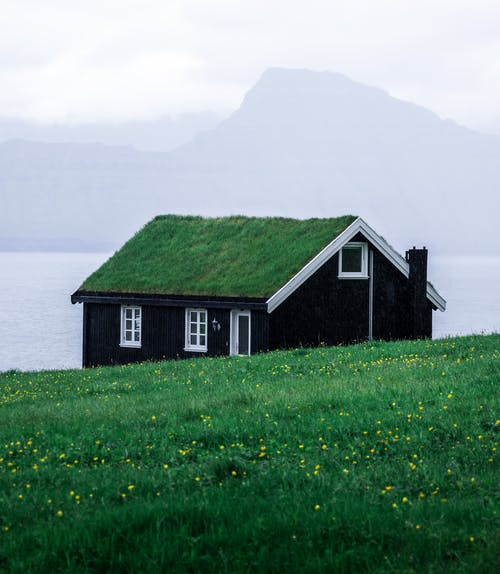
#> input picture image11.jpg, 500 x 574 px
$ jupyter execute 06_edge_line_corner_window_detection.ipynb
#> lines starting #> are read from the running program, lines starting #| are printed output that depends on the picture; after the words box and inside, x2 and y2 are one past the last pixel; in counts of white or black regions, pixels touching at a corner belong together
# Edge, Line, Corner and Window Detection

## Project Overview

This notebook applies classical computer vision techniques to analyze `image11.jpg`. The workflow focuses on edge detection, roof-angle estimation, corner detection, and window localization.

The analysis includes four main steps:

1. Detecting the main edges of the image.
2. Estimating the angle of the diagonal roof edges with respect to the horizontal axis.
3. Detecting the main structural corners of the image.
4. Localizing the windows using the detected corner points.

## Processing Pipeline

The implemented workflow is based on the following steps:

- grayscale conversion,
- Gaussian smoothing,
- Canny edge detection,
- probabilistic Hough line transform,
- Harris corner detection,
- non-maximum suppression,
- region-of-interest filtering,
- corner-based window localization.

## a. Detection of the Main Edges

The first task is to detect the main edges of the image. Edges correspond to locations where the image intensity changes rapidly. In this image, the most important edges are expected to appear around the roof, the house boundary, the windows, the door, and the chimney.

The image is first converted to grayscale because edge detection is based mainly on intensity variation rather than color information. The grayscale image can be represented as:

$$
I(x,y)
$$

where $$I(x,y)$$ is the intensity value at pixel position $$(x,y)$$.

Before applying the edge detector, Gaussian smoothing is used in order to reduce noise and avoid detecting irrelevant small texture variations. The Gaussian kernel is defined as:

$$
G(x,y)=\frac{1}{2\pi\sigma^2}e^{-\frac{x^2+y^2}{2\sigma^2}}
$$

The smoothed image is obtained by convolution:

$$
I_s(x,y)=G(x,y)*I(x,y)
$$

where $$*$$ denotes convolution.

After smoothing, the Canny edge detector is applied. Canny detects edges by analyzing the gradient of the image intensity. The horizontal and vertical intensity derivatives are:

$$
G_x=\frac{\partial I_s}{\partial x}
$$

$$
G_y=\frac{\partial I_s}{\partial y}
$$

The gradient magnitude is:

$$
|\nabla I_s|=\sqrt{G_x^2+G_y^2}
$$

and the gradient direction is:

$$
\theta_g=\tan^{-1}\left(\frac{G_y}{G_x}\right)
$$

In practice, the Canny algorithm performs the following steps:

1. Gaussian smoothing to reduce noise.
2. Computation of image gradients.
3. Non-maximum suppression to keep thin edges.
4. Double-thresholding to classify strong and weak edges.
5. Edge tracking by hysteresis to preserve weak edges connected to strong edges.

The output is a binary edge map, where white pixels correspond to detected edge pixels and black pixels correspond to non-edge pixels.

The detected main edges correspond to the visually important structures of the image, mainly:

- the diagonal roof boundaries,
- the lower roof boundary,
- the external contour of the house,
- the window frames,
- the door,
- the chimney.

Therefore, the Canny detector successfully extracts the main structural edges of `image11.jpg`.

---

[cell 1]
import cv2
import numpy as np
import matplotlib.pyplot as plt
from pathlib import Path

IMAGE_PATH = Path(r"image11.jpg")

def load_image(path):
    if not path.exists():
        raise FileNotFoundError(f"Image not found: {path}")

    image_bytes = np.fromfile(str(path), dtype=np.uint8)
    bgr = cv2.imdecode(image_bytes, cv2.IMREAD_COLOR)
#> bgr is the input picture: shape (574, 500, 3); mean B, G, R 137, 146.7, 119.9

    if bgr is None:
        raise ValueError("Image could not be loaded.")

    rgb = cv2.cvtColor(bgr, cv2.COLOR_BGR2RGB)
    gray = cv2.cvtColor(bgr, cv2.COLOR_BGR2GRAY)
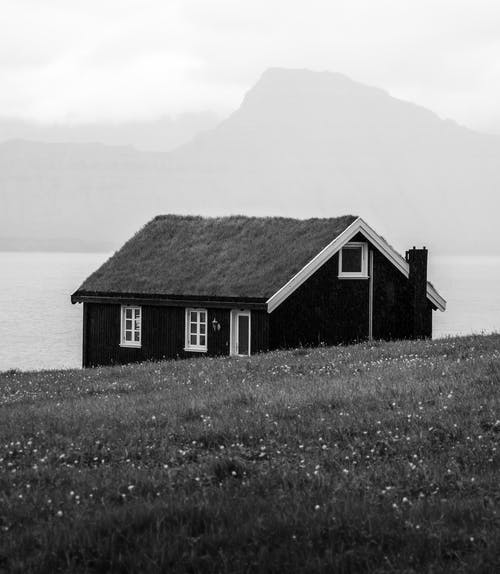
#> gray: shape (574, 500); min 0, max 255, mean 137.6
    return bgr, rgb, gray

bgr, rgb, gray = load_image(IMAGE_PATH)

[cell 2]
# ---------------------------------------------------------
# a. Find the main edges of image11.jpg
# ---------------------------------------------------------

blur = cv2.GaussianBlur(gray, (5, 5), 1.2)

edges = cv2.Canny(
    blur,
    threshold1=50,
    threshold2=150,
    apertureSize=3,
    L2gradient=True
)
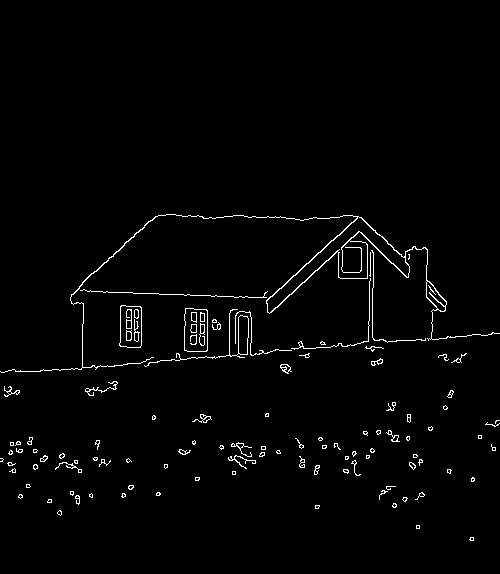
#> edges: shape (574, 500); 1.8% white in thin lines or dots, all inside (x1, y1, x2, y2) = (0, 214, 500, 541)

plt.figure(figsize=(12, 5))

plt.subplot(1, 2, 1)
plt.imshow(rgb)
plt.title("Original image")
plt.axis("off")

plt.subplot(1, 2, 2)
plt.imshow(edges, cmap="gray")
plt.title("Main edges using Canny")
plt.axis("off")

plt.tight_layout()
plt.show()
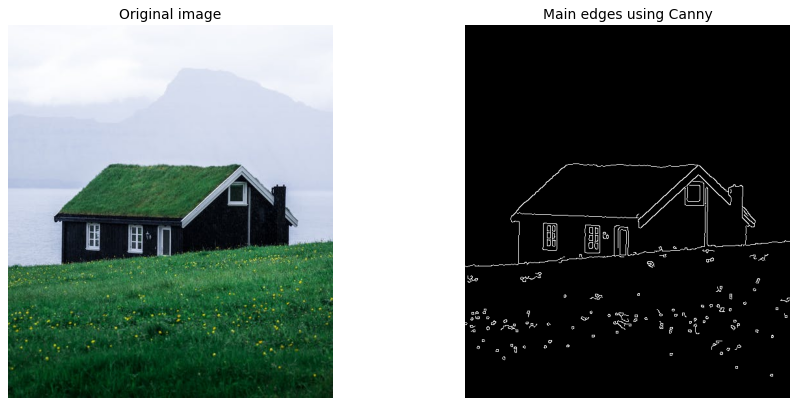
#> figure drawn by matplotlib, 2 panels

## b. Estimation of the Angle of the Diagonal Roof Edges

The second task is to estimate the angle of the diagonal edges of the roof with respect to the horizontal axis of the image.

After detecting edges with the Canny detector, the probabilistic Hough transform is applied only inside a roof region of interest. This is necessary because the image contains other diagonal structures, and using the whole image could lead to false detections.

The selected roof region of interest is defined approximately as:

$$
x \in [40,450]
$$

$$
y \in [150,300]
$$

This region contains the roof and excludes most irrelevant structures from the wall, grass, and background.

The Hough transform detects straight lines from the Canny edge pixels. The standard Hough representation of a line is:

$$
\rho=x\cos\theta+y\sin\theta
$$

where:

- $(x,y)$ is an edge pixel,
- $\rho$ is the perpendicular distance of the line from the origin of the image coordinate system,
- $\theta$ is the angle of the normal vector to the line.

The probabilistic Hough transform, implemented by `cv2.HoughLinesP`, returns line segments directly in the form:

$$
(x_1,y_1)\rightarrow(x_2,y_2)
$$

Therefore, the final roof angle is not taken directly from the Hough parameter $\theta$. Instead, it is computed from the endpoints of each detected line segment.

For each detected line segment, the horizontal and vertical differences are:

$$
\Delta x=x_2-x_1
$$

$$
\Delta y=y_2-y_1
$$

The angle of the line segment with respect to the horizontal axis is then computed as:

$$
\alpha=\operatorname{atan2}(\Delta y,\Delta x)
$$

or equivalently:

$$
\alpha=\operatorname{atan2}(y_2-y_1,x_2-x_1)
$$

The result is converted from radians to degrees:

$$
\alpha_{\text{deg}}=\alpha\cdot\frac{180}{\pi}
$$

Since the direction in which a line segment is returned can change the sign of the angle, the signed angle is normalized to the interval:

$$
[-90^\circ,90^\circ]
$$

The absolute value is then used because the objective is to estimate the roof angle with respect to the horizontal axis, not the orientation direction:

$$
|\alpha|
$$

Only valid roof line segments are kept. The filtering criteria are:

1. the line must be diagonal:

$$
30^\circ \leq |\alpha| \leq 60^\circ
$$

2. the line must be sufficiently long:

$$
L \geq 50
$$

where:

$$
L=\sqrt{(x_2-x_1)^2+(y_2-y_1)^2}
$$

3. the line must lie inside the roof region of interest.

Duplicate or very close parallel detections are removed by keeping only one representative line for line segments with similar angle and similar midpoint.

The valid detected roof lines were:

$$
(267,299)\rightarrow(357,218)
$$

with:

$$
|\alpha_1|=41.99^\circ
$$

$$
(71,294)\rightarrow(150,220)
$$

with:

$$
|\alpha_2|=43.13^\circ
$$

$$
(344,215)\rightarrow(406,277)
$$

with:

$$
|\alpha_3|=45.00^\circ
$$

The final roof angle is estimated as the median of the absolute angles:

$$
\alpha_{\text{roof}}=\operatorname{median}(41.99^\circ,43.13^\circ,45.00^\circ)
$$

Therefore:

$$
\boxed{\alpha_{\text{roof}}=43.13^\circ}
$$

Thus, the diagonal roof edges form an angle of approximately:

$$
\boxed{43^\circ}
$$

with respect to the horizontal axis of the image.

---

[cell 3]
# ---------------------------------------------------------
# b. Estimate the angle of the diagonal roof edges
# Improved version with roof ROI filtering
# ---------------------------------------------------------

import cv2
import numpy as np
import matplotlib.pyplot as plt

# If you have not already computed edges:
blur = cv2.GaussianBlur(gray, (5, 5), 1.2)
edges = cv2.Canny(
    blur,
    threshold1=50,
    threshold2=150,
    apertureSize=3,
    L2gradient=True
)

h, w = gray.shape

# ---------------------------------------------------------
# Roof region of interest
# Adjust slightly if your image size differs.
# These values match the roof area in image11.jpg.
# ---------------------------------------------------------
roof_y_min = 150
roof_y_max = 300
roof_x_min = 40
roof_x_max = 450

roof_edges = np.zeros_like(edges)
roof_edges[roof_y_min:roof_y_max, roof_x_min:roof_x_max] = edges[roof_y_min:roof_y_max, roof_x_min:roof_x_max]
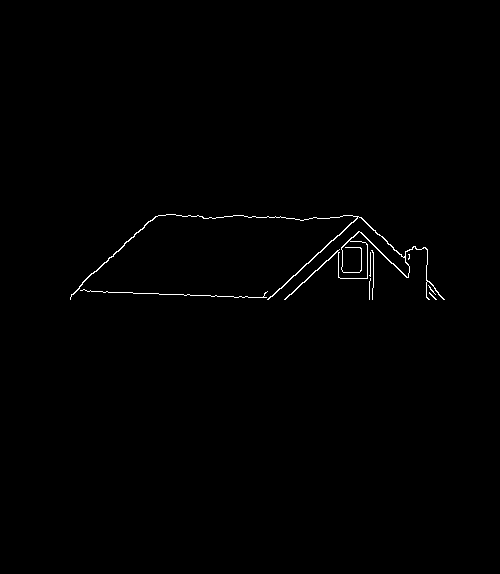
#> roof_edges: shape (574, 500); 0.54% white in thin lines or dots, all inside (x1, y1, x2, y2) = (70, 214, 445, 300)

# ---------------------------------------------------------
# Detect line segments only inside roof ROI
# ---------------------------------------------------------
lines = cv2.HoughLinesP(
    roof_edges,
    rho=1,
    theta=np.pi / 180,
    threshold=35,
    minLineLength=50,
    maxLineGap=10
)
#> lines = [[75, 291, 270, 297], [284, 299, 351, 237], [267, 299, 357, 218], [71, 294, 150, 220], [344, 215, 406, 277], [96, 271, 155, 216], [369, 299, 371, 243]]

angle_image = rgb.copy()

# Draw ROI rectangle
cv2.rectangle(
    angle_image,
    (roof_x_min, roof_y_min),
    (roof_x_max, roof_y_max),
    (0, 255, 0),
    2
)
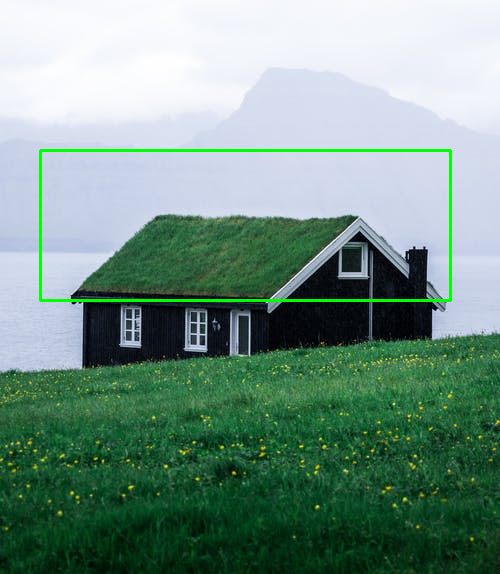
#> angle_image: shape (574, 500, 3); mean R, G, B 118.2, 147.9, 135

roof_lines = []
roof_angles_signed = []
roof_angles_abs = []

if lines is not None:
    for line in lines:
        x1, y1, x2, y2 = line[0]

        dx = x2 - x1
        dy = y2 - y1

        if dx == 0:
            continue

        length = np.sqrt(dx**2 + dy**2)
        angle = np.degrees(np.arctan2(dy, dx))

        # Normalize signed angle to [-90, 90]
        if angle > 90:
            angle -= 180
        elif angle < -90:
            angle += 180

        abs_angle = abs(angle)

        mid_x = (x1 + x2) / 2
        mid_y = (y1 + y2) / 2

        # Strict roof filtering:
        # 1. diagonal only
        # 2. long enough
        # 3. midpoint inside roof ROI
        # 4. endpoints inside roof ROI
        if (
            30 <= abs_angle <= 60 and
            length >= 50 and
            roof_x_min <= mid_x <= roof_x_max and
            roof_y_min <= mid_y <= roof_y_max and
            roof_x_min <= x1 <= roof_x_max and
            roof_x_min <= x2 <= roof_x_max and
            roof_y_min <= y1 <= roof_y_max and
            roof_y_min <= y2 <= roof_y_max
        ):
            roof_lines.append((x1, y1, x2, y2, length, angle))
            roof_angles_signed.append(angle)
            roof_angles_abs.append(abs_angle)
#> this loop made 7 passes
#> (x1, y1, x2, y2, dx, dy, length, angle) on passes 1 to 7: (75, 291, 270, 297, 195, 6, 195.1, 1.76), (284, 299, 351, 237, 67, -62, 91.29, -42.78), (267, 299, 357, 218, 90, -81, 121.1, -41.99), (71, 294, 150, 220, 79, -74, 108.2, -43.13), (344, 215, 406, 277, 62, 62, 87.68, 45), (96, 271, 155, 216, 59, -55, 80.66, -42.99), (369, 299, 371, 243, 2, -56, 56.04, -87.95)
#> after the loop, roof_angles_abs = [42.78, 41.99, 43.13, 45, 42.99]; roof_angles_signed = [-42.78, -41.99, -43.13, 45, -42.99]; roof_lines = [(284, 299, 351, 237, 91.29, -42.78), (267, 299, 357, 218, 121.1, -41.99), (71, 294, 150, 220, 108.2, -43.13), (344, 215, 406, 277, 87.68, 45), (96, 271, 155, 216, 80.66, -42.99)]

# ---------------------------------------------------------
# Optional: remove duplicate / parallel detections
# Keep one representative line per similar angle and position
# ---------------------------------------------------------
filtered_lines = []

for candidate in sorted(roof_lines, key=lambda item: item[4], reverse=True):
    x1, y1, x2, y2, length, angle = candidate
    mx = (x1 + x2) / 2
    my = (y1 + y2) / 2

    duplicate = False

    for kept in filtered_lines:
        kx1, ky1, kx2, ky2, klength, kangle = kept
        kmx = (kx1 + kx2) / 2
        kmy = (ky1 + ky2) / 2

        if abs(angle - kangle) < 5 and np.sqrt((mx - kmx)**2 + (my - kmy)**2) < 35:
            duplicate = True
            break

    if not duplicate:
        filtered_lines.append(candidate)
#> this loop made 5 passes
#> (x1, y1, x2, y2, length, angle, mx, my) on passes 1 to 5: (267, 299, 357, 218, 121.1, -41.99, 312, 258.5), (71, 294, 150, 220, 108.2, -43.13, 110.5, 257), (284, 299, 351, 237, 91.29, -42.78, 317.5, 268), (344, 215, 406, 277, 87.68, 45, 375, 246), (96, 271, 155, 216, 80.66, -42.99, 125.5, 243.5)
#> after the loop, filtered_lines = [(267, 299, 357, 218, 121.1, -41.99), (71, 294, 150, 220, 108.2, -43.13), (344, 215, 406, 277, 87.68, 45)]

filtered_angles = [abs(line[5]) for line in filtered_lines]
#> filtered_angles = [41.99, 43.13, 45]

# ---------------------------------------------------------
# Draw final selected roof lines
# ---------------------------------------------------------
for x1, y1, x2, y2, length, angle in filtered_lines:
    cv2.line(angle_image, (x1, y1), (x2, y2), (255, 0, 0), 3)
#> this loop made 3 passes
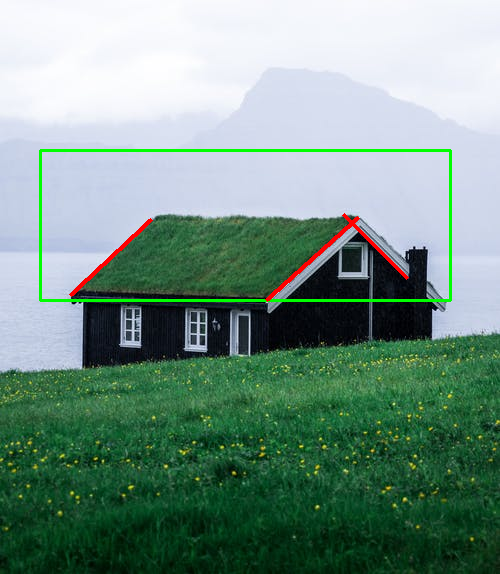
#> angle_image: shape (574, 500, 3); 0.45% of pixels changed, all inside (x1, y1, x2, y2) = (69, 213, 409, 302)

plt.figure(figsize=(9, 6))
plt.imshow(angle_image)
plt.title("Filtered diagonal roof edges")
plt.axis("off")
plt.show()

# ---------------------------------------------------------
# Final angle estimate
# ---------------------------------------------------------
print("Filtered roof lines:")
for i, (x1, y1, x2, y2, length, angle) in enumerate(filtered_lines, start=1):
    print(
        f"Line {i}: "
        f"({x1},{y1}) -> ({x2},{y2}), "
        f"length = {length:.1f}, "
        f"angle = {angle:.2f} degrees, "
        f"|angle| = {abs(angle):.2f} degrees"
    )

if len(filtered_angles) > 0:
    estimated_angle = np.median(filtered_angles)
#> estimated_angle = 43.13
    print(f"\nEstimated roof diagonal angle relative to the horizontal axis: {estimated_angle:.2f} degrees")
#| Estimated roof diagonal angle relative to the horizontal axis: 43.13 degrees
else:
    print("\nNo valid roof diagonal lines detected. Try slightly expanding the ROI or lowering threshold.")

## c. Detection of Corners Using the Harris Corner Detector

The third task is to detect the main corners of the image. Corners are image locations where the intensity changes significantly in two different directions. In this image, important corners appear mainly at the window frames, the door, the roof boundaries, the chimney, and the external boundary of the house.

The Harris corner detector was used for this task. For a small window around each pixel, the Harris method analyzes how the image intensity changes when the window is shifted by a small displacement $$(u,v)$$.

The change in intensity is described by:

$$
E(u,v)=\sum_{x,y}w(x,y)\left[I(x+u,y+v)-I(x,y)\right]^2
$$

Using a first-order Taylor approximation:

$$
I(x+u,y+v)\approx I(x,y)+uI_x+vI_y
$$

where:

$$
I_x=\frac{\partial I}{\partial x}
$$

$$
I_y=\frac{\partial I}{\partial y}
$$

the local intensity change can be written as:

$$
E(u,v)\approx
\begin{bmatrix}
u & v
\end{bmatrix}
M
\begin{bmatrix}
u\\
v
\end{bmatrix}
$$

where $$M$$ is the second-moment matrix:

$$
M=
\begin{bmatrix}
\sum w(x,y)I_x^2 & \sum w(x,y)I_xI_y\\
\sum w(x,y)I_xI_y & \sum w(x,y)I_y^2
\end{bmatrix}
$$

The eigenvalues of $$M$$ describe the local intensity variation in two orthogonal directions. If both eigenvalues are large, then the point is a corner.

The Harris response is computed as:

$$
R=\det(M)-k\left(\operatorname{trace}(M)\right)^2
$$

where:

$$
\det(M)=\lambda_1\lambda_2
$$

and:

$$
\operatorname{trace}(M)=\lambda_1+\lambda_2
$$

Therefore:

$$
R=\lambda_1\lambda_2-k(\lambda_1+\lambda_2)^2
$$

The interpretation is:

- flat region:

$$
\lambda_1\approx 0,\quad \lambda_2\approx 0
$$

- edge:

$$
\lambda_1 \gg 0,\quad \lambda_2\approx 0
$$

or:

$$
\lambda_2 \gg 0,\quad \lambda_1\approx 0
$$

- corner:

$$
\lambda_1 \gg 0,\quad \lambda_2 \gg 0
$$

In the implementation, the Harris response was first computed over the grayscale image. Then, a region of interest around the house was selected:

$$
x \in [50,430]
$$

$$
y \in [150,360]
$$

This avoids detecting too many irrelevant corners from the grass and the background.

After computing the Harris response, non-maximum suppression was applied. This means that a pixel was kept as a corner candidate only if its Harris response was a local maximum:

$$
R(x,y)=\max_{\Omega}R
$$

where $$\Omega$$ is a local neighborhood around the pixel.

A threshold was also applied:

$$
R(x,y)>0.01R_{\max}
$$

where:

$$
R_{\max}=\max R(x,y)
$$

Finally, a minimum-distance criterion was used to avoid keeping multiple very close corners around the same physical structure. If two corners were closer than:

$$
d_{\min}=10 \text{ pixels}
$$

only the stronger one was kept. The Euclidean distance between two candidate corners was computed as:

$$
d=\sqrt{(x_2-x_1)^2+(y_2-y_1)^2}
$$

This produced a limited set of well-separated representative corners.

The detected corners correspond mainly to:

- the corners of the window frames,
- the corners of the door,
- the roof boundaries,
- the chimney,
- the external contour of the house.

Therefore, the Harris detector with ROI filtering, non-maximum suppression, thresholding, and minimum-distance filtering successfully detects the main structural corners of the house.

---

[cell 4]
# ---------------------------------------------------------
# c. Find the corners of image11.jpg
# Harris detector with ROI filtering + non-maximum suppression
# ---------------------------------------------------------

import cv2
import numpy as np
import matplotlib.pyplot as plt

# Assumes gray and rgb are already loaded

# Tighter ROI around the house, avoiding most grass texture
roi_x_min, roi_x_max = 50, 430
roi_y_min, roi_y_max = 150, 360

roi_mask = np.zeros_like(gray, dtype=np.uint8)
roi_mask[roi_y_min:roi_y_max, roi_x_min:roi_x_max] = 255

gray_float = np.float32(gray)

# Harris response
R = cv2.cornerHarris(
    gray_float,
    blockSize=2,
    ksize=3,
    k=0.04
)
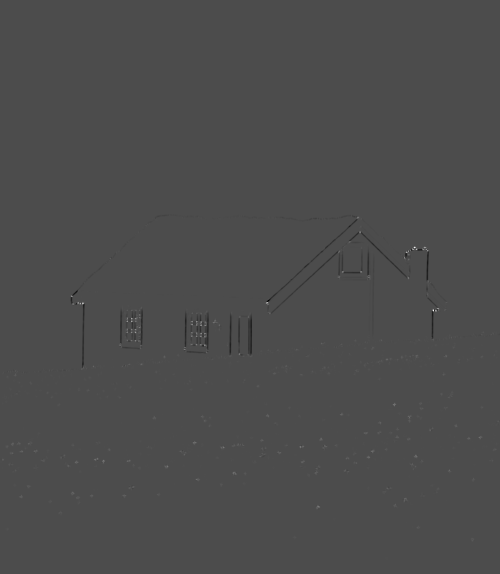
#> R: shape (574, 500) float32; min -47723536, max 111257024, mean -40938.1; drawn with min black and max white

# Keep only ROI
R[roi_mask == 0] = 0

# Non-maximum suppression
R_dilated = cv2.dilate(R, None)
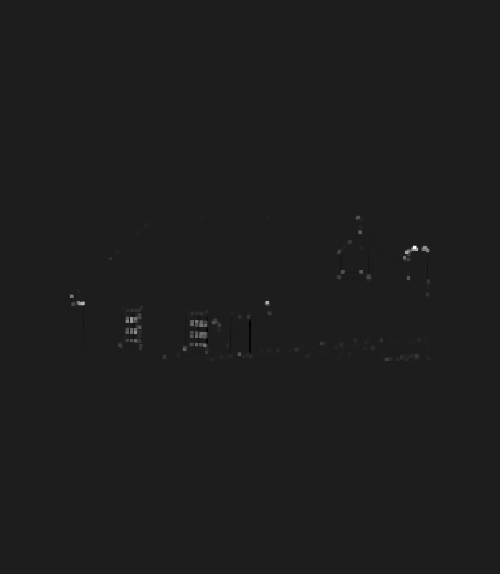
#> R_dilated: shape (574, 500) float32; min -13349828, max 103090544, mean 115971.6; drawn with min black and max white
threshold = 0.01 * R.max()
#> threshold = 1030905.4

corner_candidates = (R == R_dilated) & (R > threshold)
#> corner_candidates: shape (574, 500) bool; 0.07% white in thin lines or dots, all inside (x1, y1, x2, y2) = (71, 217, 430, 360)
#> (the rest of the program and of its run is left out)
